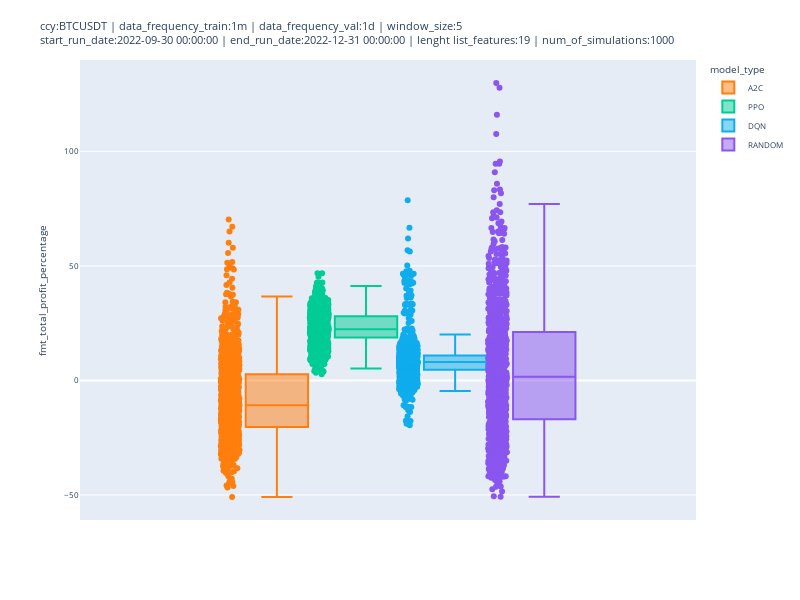

Notebook cell for this chart:
### Code cell
fig = px.box(df_sim_results, y="fmt_total_profit_percentage", color="model_type", points="all", color_discrete_sequence=[ "#FF7F0E", "#00CC96", "#10aded", "#8A56EF"],  width=800, height=600)
fig.update_layout(title=str_title, font={'size': 8})
fig.write_html(os.path.join('../results', 'plots', 'total_profit_percentage', 'box_plot_' + file_export_plot_sim_results + '.html'))
fig.show()

### Figure 1 — Plotly figure (JSON) as saved in the notebook; plotly's stock layout.template omitted (floating-point values rounded to 4 significant figures; data arrays with more than 128 entries replaced by an {"elided": "..."} marker saying what was removed)
{"data": [{"alignmentgroup": "True", "boxpoints": "all", "hovertemplate": "model_type=A2C<br>fmt_total_profit_percentage=%{y}<extra></extra>", "legendgroup": "A2C", "marker": {"color": "#FF7F0E"}, "name": "A2C", "notched": false, "offsetgroup": "A2C", "orientation": "v", "showlegend": true, "type": "box", "x0": " ", "xaxis": "x", "y": {"elided": "1000 float values"}, "y0": " ", "yaxis": "y"}, {"alignmentgroup": "True", "boxpoints": "all", "hovertemplate": "model_type=PPO<br>fmt_total_profit_percentage=%{y}<extra></extra>", "legendgroup": "PPO", "marker": {"color": "#00CC96"}, "name": "PPO", "notched": false, "offsetgroup": "PPO", "orientation": "v", "showlegend": true, "type": "box", "x0": " ", "xaxis": "x", "y": {"elided": "1000 float values"}, "y0": " ", "yaxis": "y"}, {"alignmentgroup": "True", "boxpoints": "all", "hovertemplate": "model_type=DQN<br>fmt_total_profit_percentage=%{y}<extra></extra>", "legendgroup": "DQN", "marker": {"color": "#10aded"}, "name": "DQN", "notched": false, "offsetgroup": "DQN", "orientation": "v", "showlegend": true, "type": "box", "x0": " ", "xaxis": "x", "y": {"elided": "1000 float values"}, "y0": " ", "yaxis": "y"}, {"alignmentgroup": "True", "boxpoints": "all", "hovertemplate": "model_type=RANDOM<br>fmt_total_profit_percentage=%{y}<extra></extra>", "legendgroup": "RANDOM", "marker": {"color": "#8A56EF"}, "name": "RANDOM", "notched": false, "offsetgroup": "RANDOM", "orientation": "v", "showlegend": true, "type": "box", "x0": " ", "xaxis": "x", "y": {"elided": "1000 float values"}, "y0": " ", "yaxis": "y"}], "layout": {"boxmode": "group", "font": {"size": 8}, "height": 600, "legend": {"title": {"text": "model_type"}, "tracegroupgap": 0}, "margin": {"t": 60}, "title": {"text": "ccy:BTCUSDT | data_frequency_train:1m | data_frequency_val:1d | window_size:5<br>start_run_date:2022-09-30 00:00:00 | end_run_date:2022-12-31 00:00:00 | lenght list_features:19 | num_of_simulations:1000"}, "width": 800, "xaxis": {"anchor": "y", "domain": [0, 1]}, "yaxis": {"anchor": "x", "domain": [0, 1], "title": {"text": "fmt_total_profit_percentage"}}}}
